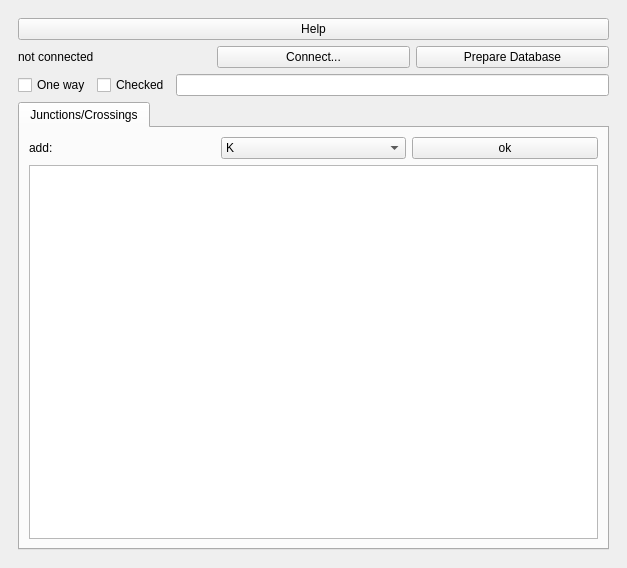
<?xml version="1.0" encoding="UTF-8"?>
<ui version="4.0">
 <class>site_categoriserDockWidgetBase</class>
 <widget class="QDockWidget" name="site_categoriserDockWidgetBase">
  <property name="geometry">
   <rect>
    <x>0</x>
    <y>0</y>
    <width>627</width>
    <height>568</height>
   </rect>
  </property>
  <property name="windowTitle">
   <string>site categoriser</string>
  </property>
  <widget class="QWidget" name="dockWidgetContents">
   <layout class="QVBoxLayout" name="verticalLayout_2">
    <item>
     <widget class="QWidget" name="main_widget" native="true">
      <layout class="QVBoxLayout" name="verticalLayout">
       <item>
        <widget class="QPushButton" name="help_button">
         <property name="toolTip">
          <string>&lt;html&gt;&lt;head/&gt;&lt;body&gt;&lt;p&gt;Open help in browser.&lt;/p&gt;&lt;/body&gt;&lt;/html&gt;</string>
         </property>
         <property name="text">
          <string>Help</string>
         </property>
        </widget>
       </item>
       <item>
        <layout class="QHBoxLayout" name="horizontalLayout_2">
         <item>
          <widget class="QLabel" name="database_label">
           <property name="text">
            <string>not connected</string>
           </property>
          </widget>
         </item>
         <item>
          <widget class="QPushButton" name="connect_button">
           <property name="toolTip">
            <string>&lt;html&gt;&lt;head/&gt;&lt;body&gt;&lt;p&gt;Connect to database.&lt;/p&gt;&lt;/body&gt;&lt;/html&gt;</string>
           </property>
           <property name="text">
            <string>Connect...</string>
           </property>
          </widget>
         </item>
         <item>
          <widget class="QPushButton" name="prepare_database_button">
           <property name="toolTip">
            <string>&lt;html&gt;&lt;head/&gt;&lt;body&gt;&lt;p&gt;First time setup for database.&lt;/p&gt;&lt;/body&gt;&lt;/html&gt;</string>
           </property>
           <property name="text">
            <string>Prepare Database</string>
           </property>
          </widget>
         </item>
        </layout>
       </item>
       <item>
        <layout class="QHBoxLayout" name="horizontalLayout_3">
         <item>
          <widget class="QCheckBox" name="one_way_box">
           <property name="text">
            <string>One way</string>
           </property>
          </widget>
         </item>
         <item>
          <widget class="QCheckBox" name="checked_box">
           <property name="text">
            <string>Checked</string>
           </property>
          </widget>
         </item>
         <item>
          <widget class="QLineEdit" name="note_edit">
           <property name="toolTip">
            <string>&lt;html&gt;&lt;head/&gt;&lt;body&gt;&lt;p&gt;note for section.&lt;/p&gt;&lt;/body&gt;&lt;/html&gt;</string>
           </property>
          </widget>
         </item>
        </layout>
       </item>
       <item>
        <widget class="QTabWidget" name="tabWidget">
         <property name="currentIndex">
          <number>0</number>
         </property>
         <widget class="QWidget" name="tab_4">
          <attribute name="title">
           <string>Junctions/Crossings</string>
          </attribute>
          <attribute name="toolTip">
           <string>curvature and gradient table. Shouldn't need to edit this.</string>
          </attribute>
          <layout class="QVBoxLayout" name="verticalLayout_3">
           <item>
            <layout class="QHBoxLayout" name="horizontalLayout">
             <item>
              <widget class="QLabel" name="label">
               <property name="text">
                <string>add:</string>
               </property>
              </widget>
             </item>
             <item>
              <widget class="QComboBox" name="cat_combo">
               <property name="toolTip">
                <string>&lt;html&gt;&lt;head/&gt;&lt;body&gt;&lt;p&gt;Category to add.&lt;/p&gt;&lt;p&gt;Q1=minor junction,&lt;/p&gt;&lt;p&gt;Q2=major junction,&lt;/p&gt;&lt;p&gt;Q3=junction with roundabout&lt;/p&gt;&lt;p&gt;K=crossing&lt;/p&gt;&lt;/body&gt;&lt;/html&gt;</string>
               </property>
               <item>
                <property name="text">
                 <string>K</string>
                </property>
               </item>
               <item>
                <property name="text">
                 <string>Q1</string>
                </property>
               </item>
               <item>
                <property name="text">
                 <string>Q2</string>
                </property>
               </item>
               <item>
                <property name="text">
                 <string>Q3</string>
                </property>
               </item>
              </widget>
             </item>
             <item>
              <widget class="QPushButton" name="add_button">
               <property name="toolTip">
                <string>&lt;html&gt;&lt;head/&gt;&lt;body&gt;&lt;p&gt;Add junction or crossing with selected section,chainage and category.&lt;/p&gt;&lt;/body&gt;&lt;/html&gt;</string>
               </property>
               <property name="text">
                <string>ok</string>
               </property>
              </widget>
             </item>
            </layout>
           </item>
           <item>
            <widget class="QTableView" name="jc_view">
             <property name="toolTip">
              <string>&lt;html&gt;&lt;head/&gt;&lt;body&gt;&lt;p&gt;Junctions and crossings table. right click on rows for options. &lt;/p&gt;&lt;p&gt;&amp;lt;50m before section should be added with negative chainage. &lt;/p&gt;&lt;p&gt;&amp;lt;50m after section with chainage&amp;gt;section length.&lt;/p&gt;&lt;/body&gt;&lt;/html&gt;</string>
             </property>
             <property name="selectionBehavior">
              <enum>QAbstractItemView::SelectRows</enum>
             </property>
            </widget>
           </item>
          </layout>
         </widget>
        </widget>
       </item>
      </layout>
     </widget>
    </item>
   </layout>
  </widget>
 </widget>
 <resources/>
 <connections/>
</ui>
